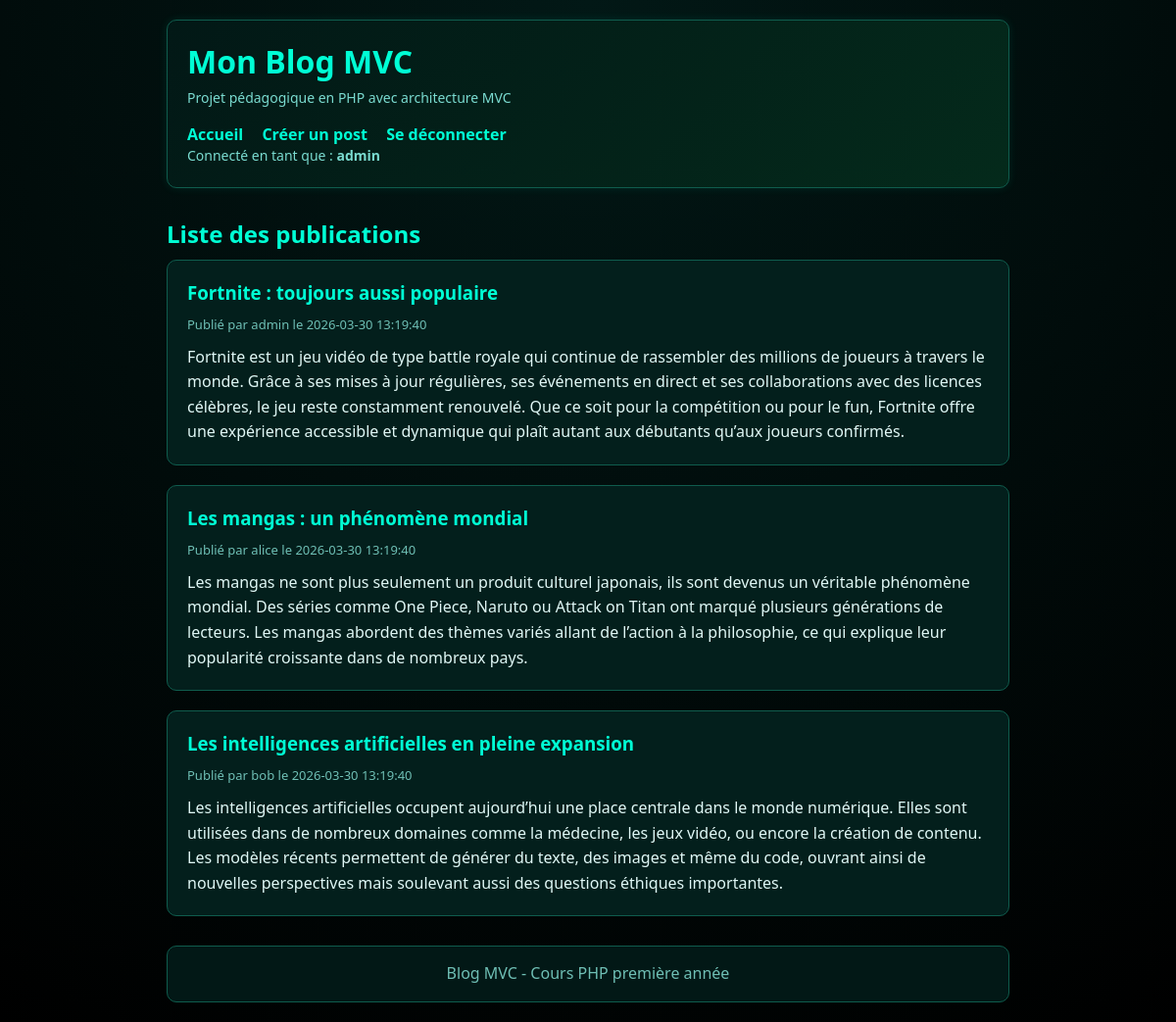
/index.php (signed in), run on the app's committed database.
### tables this page shows
CREATE TABLE posts (
    id INT AUTO_INCREMENT PRIMARY KEY,

     
    user_id INT NOT NULL,

     
    title VARCHAR(150) NOT NULL,

     
    content TEXT NOT NULL,

     
    image_path VARCHAR(255) DEFAULT NULL,

     
    created_at DATETIME NOT NULL DEFAULT CURRENT_TIMESTAMP,
    updated_at DATETIME NOT NULL DEFAULT CURRENT_TIMESTAMP
    ON UPDATE CURRENT_TIMESTAMP,

     
    CONSTRAINT fk_posts_user
        FOREIGN KEY (user_id)
        REFERENCES users(id)
        ON DELETE CASCADE
        ON UPDATE CASCADE
);

CREATE TABLE users (
    id INT AUTO_INCREMENT PRIMARY KEY,

     
    username VARCHAR(50) NOT NULL UNIQUE,

     
    email VARCHAR(100) NOT NULL UNIQUE,

     
    password VARCHAR(255) NOT NULL,

     
    role ENUM('user', 'admin') NOT NULL DEFAULT 'user',

     
    created_at DATETIME NOT NULL DEFAULT CURRENT_TIMESTAMP
);

### controllers/postControllers.php (called while the page is built, shortened)
<?php
require_once 'config/database.php';
require_once 'models/postModels.php';
$posts = getAllPosts($pdo);
require_once 'view/posts/post.php';
?>

### index.php (called while the page is built, shortened)
<?php
require_once 'controllers/postControllers.php';
?>

### models/postModels.php (called while the page is built, shortened)
<?php
function getAllPosts($pdo)
{
    $sql = "
        SELECT
            posts.id,
            posts.title,
            posts.content,
            posts.image_path,
            posts.created_at,
            users.username
        FROM posts
        INNER JOIN users ON posts.user_id = users.id
        ORDER BY posts.created_at DESC
    ";
    $statement = $pdo->query($sql);
    $posts = $statement->fetchAll(PDO::FETCH_ASSOC);
    return $posts;
}
?>

### view/posts/post.php (the view, shortened to what this page needs)
<?php
require_once 'view/partial/header.php';
?>
<main>
    <h2>Liste des publications</h2>
    <?php
    if (count($posts) > 0) {
        foreach ($posts as $post) {
            ?>
            <article>
                <h3><?php echo htmlspecialchars($post['title']); ?></h3>
                <p class="meta">
                    Publié par <?php echo htmlspecialchars($post['username']); ?>
                    le <?php echo htmlspecialchars($post['created_at']); ?>
                </p>
                <p>
                    <?php echo nl2br(htmlspecialchars($post['content'])); ?>
                </p>
            </article>
            <?php
        }
    } else {
        ?>
        <div class="empty-message">
            <p>Aucune publication n'est disponible pour le moment.</p>
        </div>
        <?php
    }
    ?>
</main>
<?php
require_once 'view/partial/footer.php';
?>

### assets/css/style.css (style rules this page uses)
* { margin: 0; padding: 0; box-sizing: border-box; }
body { font-family: 'Segoe UI', Tahoma, sans-serif; background: radial-gradient(circle at top, #021816, #000000); color: #e0f7f5; max-width: 900px; margin: 0 auto; padding: 20px; }
main { margin-bottom: 30px; }
article { background: #031f1c; border: 1px solid #0f5c4d; border-radius: 10px; padding: 20px; margin-bottom: 20px; transition: 0.2s; }
h2, h3 { color: #00ffd5; margin-bottom: 10px; }
.meta { color: #6fbfb5; font-size: 13px; margin-bottom: 10px; }
p { line-height: 1.6; }

### data on the page
posts: title "Fortnite : toujours aussi populaire", user.username "admin", created_at "2026-03-30 13:19:40", content "Fortnite est un jeu vidéo de type battle royale qui continue de rassembler des millions de joueurs à travers le monde. Grâce à ses mises à jour régulières, ses événements en direct et ses collaborations avec des licences célèbres, le jeu reste constamment renouvelé. Que ce soit pour la compétition ou pour le fun, Fortnite offre une expérience accessible et dynamique qui plaît autant aux débutants qu’aux joueurs confirmés."
posts: title "Les mangas : un phénomène mondial", user.username "alice", created_at "2026-03-30 13:19:40", content "Les mangas ne sont plus seulement un produit culturel japonais, ils sont devenus un véritable phénomène mondial. Des séries comme One Piece, Naruto ou Attack on Titan ont marqué plusieurs générations de lecteurs. Les mangas abordent des thèmes variés allant de l’action à la philosophie, ce qui explique leur popularité croissante dans de nombreux pays."
posts: title "Les intelligences artificielles en pleine expansion", user.username "bob", created_at "2026-03-30 13:19:40", content "Les intelligences artificielles occupent aujourd’hui une place centrale dans le monde numérique. Elles sont utilisées dans de nombreux domaines comme la médecine, les jeux vidéo, ou encore la création de contenu. Les modèles récents permettent de générer du texte, des images et même du code, ouvrant ainsi de nouvelles perspectives mais soulevant aussi des questions éthiques importantes."

### other printed values
$_SESSION['user']['username'] "admin"
